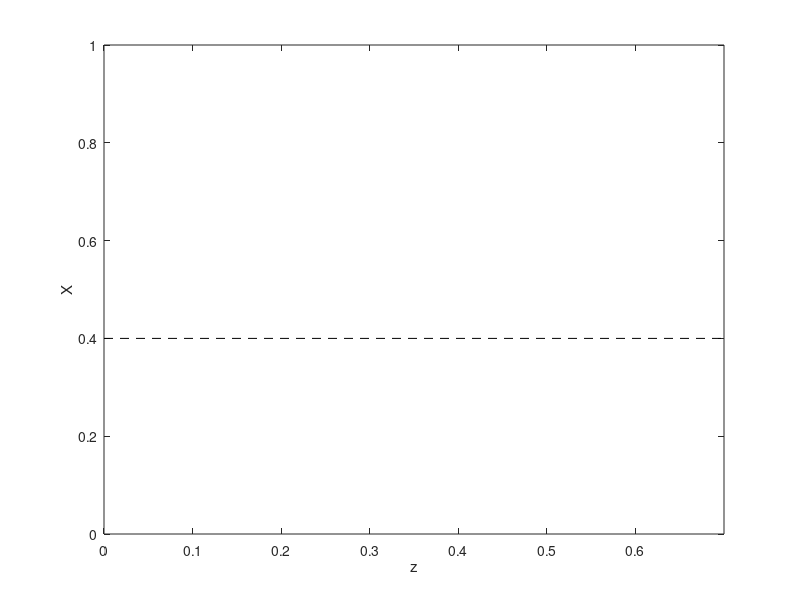

Recreate this plot in MATLAB. (Note: this script raises an error after producing the figure.)
clc
clear all
close all

params.a0 = 0.4;
params.r = 0.5;
params.g1 = 1-params.r;
params.g0 = params.g1 + params.r/params.a0;

%% verify x(z,t)
figure(100)
hold on
axis([0 0.7 0 1])
box on
xlabel('z')
ylabel('X')
plot([0 0.7], params.a0*[1 1], 'k--')

t = 0.454% linspace(1E-2, 0.5, 11);
for i = 1:numel(t)
    params.t = t(i);
    params.a = sqrt(2*params.t);
    
    params.z2 = z2(params);
    
    x = x_grid(params);
    z = z_of_x(x, params);
    
    params.x = x;
    params.z = z;
    
    x_inv = x_of_z(z, params);
    
    plot(z, x, 'k-', 'LineWidth', 1)
    plot(z, x_inv, 'r--', 'LineWidth', 2)
    plot(params.z2, 0, 'sk', 'MarkerFaceColor', 'black')
end

%% verify c(z,t)
figure(200)
hold on
axis([0 0.7 0 1])
box on
xlabel('z')
ylabel('C')
% plot([0 0.7], params.a0*[1 1], 'k--')

% t = linspace(1E-2, 0.5, 11);
for i = 1:numel(t)
    params.t = t(i);
    params.a = sqrt(2*params.t);
    
%     params.z0 = z0(params);
    params.z2 = z2(params);
    
    x = x_grid(params);
    z = z_of_x(x, params);
    c = c_of_x(x, params);
    
    plot(z, c, 'k-', 'LineWidth', 1)
%     plot(params.z0, c_of_x(params.a0, params), 'ok', 'MarkerFaceColor', 'black')
    plot(params.z2, 1, 'sk', 'MarkerFaceColor', 'black')
end

%% verify G(x)/x
figure(300)
hold on
axis([0 2 0 params.g0])
box on
xlabel('x')
ylabel('G(x)/x')

params.t = 2;
params.a = sqrt(2*params.t);

x = x_grid(params, 0.0001);
out = G2X(x, params);

plot(x, out, 'k-', 'LineWidth', 1)
plot(params.a0*[1 1], [0 params.g0], 'k--')
plot([1 1], [0 params.g0], 'k--')
